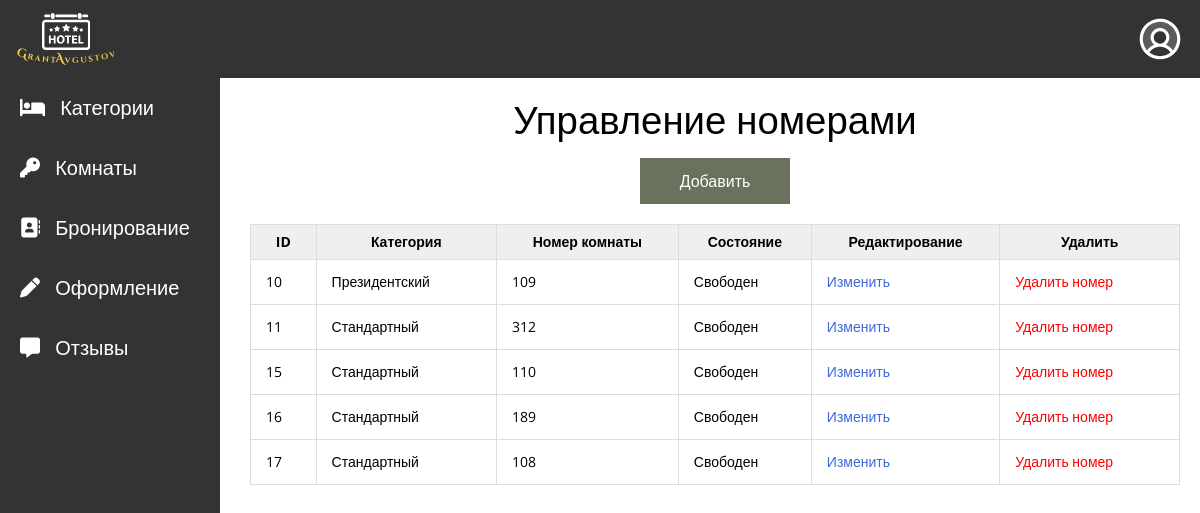
The app's page /views/rooms-admin.php with its own data.
### tables this page shows
CREATE TABLE `rooms` (
  `id` int NOT NULL,
  `id_category` int DEFAULT NULL,
  `number_room` int DEFAULT NULL,
  `state` varchar(255) NOT NULL
);

CREATE TABLE `apartments` (
  `id` int NOT NULL,
  `title` varchar(255) NOT NULL,
  `description` varchar(255) NOT NULL,
  `cost` int NOT NULL,
  `guests` tinyint NOT NULL,
  `equipment` varchar(255) NOT NULL,
  `bed` tinyint NOT NULL,
  `square` int NOT NULL
);

### app/database/functiondb.php (called while the page is built, shortened)
<?php
require('connectdb.php');
function dbChekError($query){
    $errInfo = $query -> errorInfo();
    return true;
}
function selectCategory($table1, $table2){
    global $pdo;
    $sql = "SELECT ap.title, rm.* FROM $table1 AS ap JOIN $table2 AS rm ON ap.id=rm.id_category";
    $query = $pdo -> prepare($sql);
    $query -> execute();
    return $query -> fetchAll();
}

### app/controllers/apartbd.php (called while the page is built, shortened)
<?php
include ("C:/OSPanel/domains/hotelproject/app/database/connectdb.php");
include("C:/OSPanel/domains/hotelproject/app/database/functiondb.php");
$rooms= selectCategory('apartments', 'rooms');

### views/rooms-admin.php (the view, shortened to what this page needs)
<?php session_start();
      include("../app/controllers/apartbd.php");
?>
    <!DOCTYPE html>
    <html lang="en">
    <head>
        <link rel="stylesheet" href="css/reset.css">
        <link rel="stylesheet" href="css/general.css">
        <link rel="stylesheet" href="css/header.css">
        <link rel="stylesheet" href="css/footer.css">
        <link rel="stylesheet" href="css/iconfonts.css">
        <link rel="stylesheet" href="css/admin.css">
</head>
<body>
    <div class="wrapper">
          <?php include("include/header-admin.php"); ?>
<main class="page">
<?php include("include/sidebar-admin.php"); ?>
<section class="aparts_block">
    <div class="aparts_container container">
        <h1 class="aparts_title title_block">Управление номерами</h1>
        <div class="aparts_body">
        <div class="apparts_btn">
                    <a href="<?php echo BASE_URL . "create-room.php"?>" class="add-btn" type="button">Добавить</a>
                </div>
            <table class="table">
            <thead>
<tr><th>ID</th><th>Категория</th><th>Номер комнаты</th><th>Состояние</th><th>Редактирование</th><th>Удалить</th></tr>
</thead>
<?php foreach ($rooms as $key => $room): ?>
<tbody>
<tr>
    <td><?= $room['id']; ?></td>
    <td><?= $room['title'] ?></td>
    <td><?= $room['number_room']; ?></td>
    <td><?= $room['state']; ?></td>
    <td><a class="edit-link" href="edit-room.php?id_room=<?= $room['id']; ?>">Изменить</a></td>
    <td><a class="del-link" href="edit-room.php?delroom_id=<?= $room['id']; ?>">Удалить номер</a></td>
</tr>
</tbody>
<?php endforeach; ?>
</table>
        </div>
    </div>
</section>
</main>
</div>
</body>
</html>

### views/css/general.css (style rules this page uses)
body { font-family: 'Open Sans', sans-serif; }
.wrapper { min-height: 100%; overflow: hidden; display: flex; flex-direction: column; }
.page { flex: 1 1 auto; margin: 78px 0px 0px 0px; }

### views/css/admin.css (style rules this page uses)
h1 { text-align: center; font-size: calc(30px + 10 * (100vw / 1440)); font-weight: 400; }
.aparts_block { margin-top: 100px; position: absolute; top: 0; left: 230px; width: calc(100% - 230px); padding: 0px 20px; }
.add-btn { padding: 15px 40px; color: #fff; font-size: 16px; }
.add-btn { background-color: #6a715d; }
.table { width: 100%; border: 1px solid #dddddd; border-collapse: collapse; }
.table th { font-weight: bold; padding: 10px; background: #efefef; border: 1px solid #dddddd; }
.table td { border: 1px solid #dddddd; padding: 15px; }
.del-link { color: red; }
.edit-link { color: #3f68da; }
.aparts_body > * { margin-top: 20px; }
.apparts_btn { display: flex; justify-content: center; }

### records on screen
rooms: id "10", id_category.title "Президентский", number_room "109", state "Свободен"
rooms: id "11", id_category.title "Стандартный", number_room "312", state "Свободен"
rooms: id "15", id_category.title "Стандартный", number_room "110", state "Свободен"
rooms: id "16", id_category.title "Стандартный", number_room "189", state "Свободен"
rooms: id "17", id_category.title "Стандартный", number_room "108", state "Свободен"
